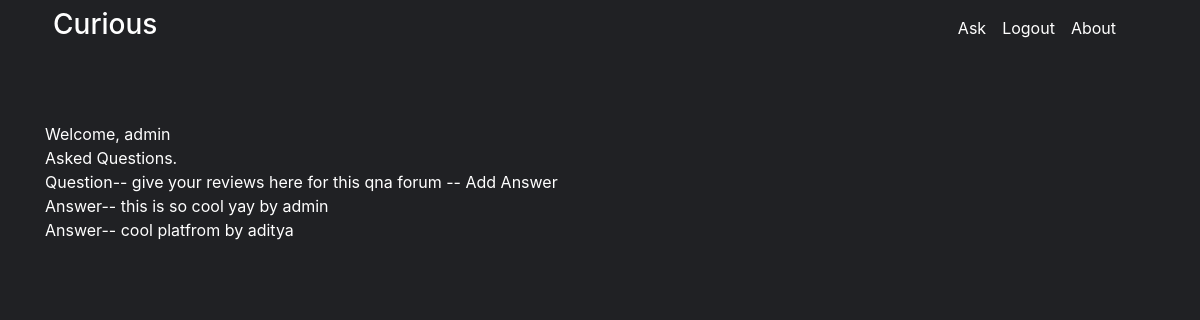
Page /core/question/8 (signed in) on the committed database.
### core/models.py (models this page shows)
class User(AbstractUser):
    pass

### questans/models.py (models this page shows, shortened)
class Question1(models.Model):
    user = models.ForeignKey(settings.AUTH_USER_MODEL, on_delete=models.CASCADE, null=True, blank=True)
    title = models.TextField()
    group = models.ForeignKey('QuestionGroups', on_delete=models.CASCADE, null=True, blank=True)
    created_on = models.DateTimeField(auto_now=True)
    updated_on = models.DateTimeField(auto_now_add=True)
    slug = models.SlugField()
    objects = models.Manager()

class Answers(models.Model):
    user = models.ForeignKey(settings.AUTH_USER_MODEL, on_delete=models.CASCADE)
    question = models.ForeignKey(Question1, on_delete=models.CASCADE)
    answer_text = models.TextField()
    is_anonymous = models.BooleanField(default=False)
    objects = models.Manager()
    likes = models.ManyToManyField(settings.AUTH_USER_MODEL, related_name="user_likes")

### core/views.py (the view)
# urls.py: path('question/<int:pk>',QuestionSingleView.as_view(),name='question-single-view'),
class QuestionSingleView(FormView):
    @method_decorator(csrf_exempt)
    def dispatch(self, request, *args, **kwargs):
        return super(QuestionSingleView, self).dispatch(request, *args, **kwargs)
    def get(self,request,pk):
        if request.user.is_anonymous:
            redirect(reverse('login-view'))
        qs=Question1.objects.filter(id=pk)
        qn_qs=Answers.objects.filter(question=qs[0])
        content={}
        content['ques']=qs[0]
        content['ans']=qn_qs
        return render(request,'questionsingle.html',content)

### templates/questionsingle.html
{% extends "base.html" %}
{% block content %}
<br>
Welcome,
{{request.user.username}}
<br />
Asked Questions.
<br />
Question-- <a href="../../core/question/{{ques.id}}">{{ ques.title }}</a> <a href="../../core/answer/{{ques.id}}"> Add Answer</a>
<br>
{% for y in ans %}
Answer--
{{ y.answer_text }} by {{ y.user.username }}
<br>
{% endfor %}
{% endblock %}

### templates/base.html (style rules this page uses)
body { text-align: justify; background-color: #202124; color: white; }
.container a { color: white; text-decoration: none; }

### rows in the picture
User: user.username "admin"
Question1: title "give your reviews here for this qna forum --"
Answers: answer_text "this is so cool yay", user.username "admin"
Answers: answer_text "cool platfrom", user.username "aditya"
